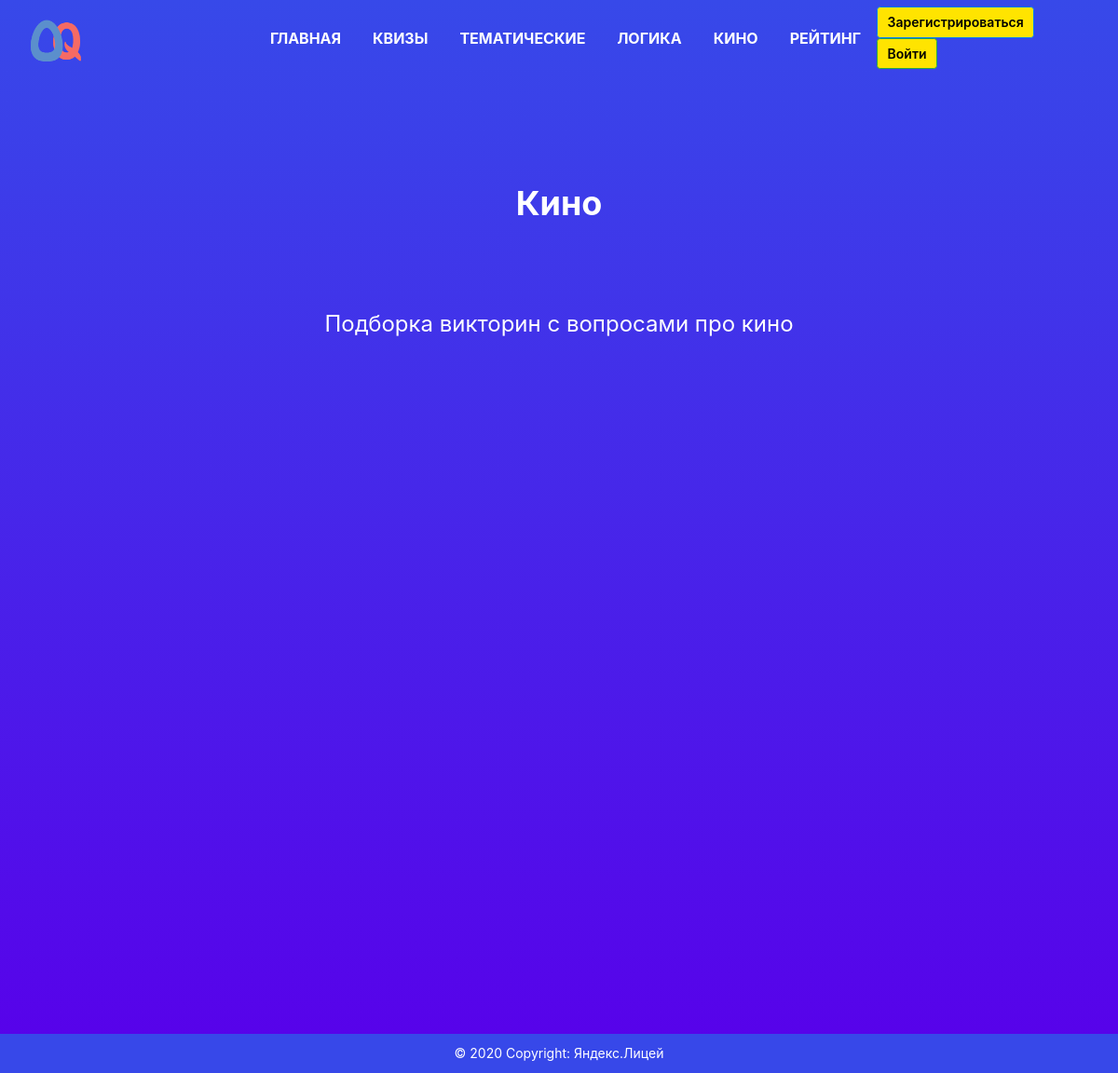
Before: /movie with the older database file.
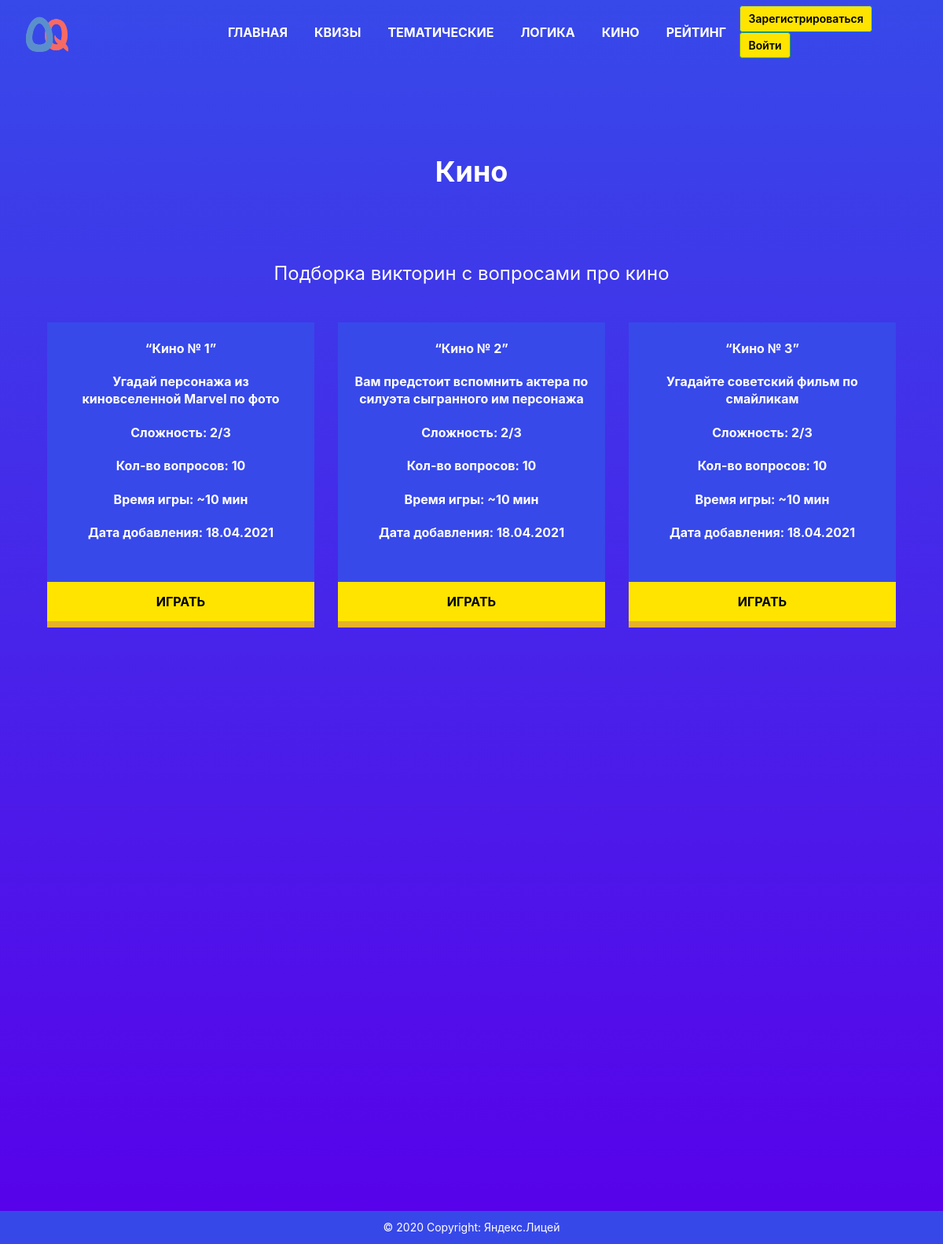
After: the same page with the newer database file.
### data/quizes.py (models this page shows)
class Quiz(SqlAlchemyBase):
    __tablename__ = 'quizes'
    id = sqlalchemy.Column(sqlalchemy.Integer,
                           primary_key=True, autoincrement=True)
    title = sqlalchemy.Column(sqlalchemy.String, nullable=True)
    questions = sqlalchemy.Column(sqlalchemy.String, nullable=True)
    description = sqlalchemy.Column(sqlalchemy.String, nullable=True)
    difficulty = sqlalchemy.Column(sqlalchemy.String, nullable=True)
    game_time = sqlalchemy.Column(sqlalchemy.String, nullable=True)
    created_date = sqlalchemy.Column(sqlalchemy.DateTime,
                                     default=datetime.datetime.now)

### main.py (the view)
@app.route("/movie")
def movie():
    quizzes_info = []
    db_sess = db_session.create_session()
    quizzes = db_sess.query(Quiz).filter(Quiz.title.like("%Кино%"))
    for quiz in quizzes:
        quizzes_info.append((quiz.id, quiz.title, quiz.description, quiz.difficulty,
                             len(quiz.questions.split("~")), quiz.game_time,
                             quiz.created_date.strftime("%d.%m.%Y")))
    return render_template('quizzes.html', quizzes=quizzes_info, title="Кино",
                           description="Подборка викторин с вопросами про кино")

### data/db_session.py (called while the page is built)
def create_session() -> Session:
    global __factory
    return __factory()

### templates/quizzes.html (shortened to what this page needs)
{% extends "base.html" %}
{% block content %}
	<div class="second_block__content quizzes__block">
		<div class="container">
			<div class="second_block__title quizzes__block__title">{{ title }}</div>
			<div class="quizzes__block__description">{{ description }}</div>
			<div class="second_block__quizes">
				<div class="row justify-content-center">
					{% for quiz in quizzes %}
					  	<div class="second_block__quiz__wrap quizzes__block__wrap">
					  	 	<div class="col-sm">
						    	<div class="second_block__quiz__content">
						    		<div class="alert">
		  								<ul class="second_block__quiz__info">
		  									<li class="second_block__quiz__info__item">
												{{ quiz[1] }}
		  									</li>
		  									<li class="second_block__quiz__info__item">
												{{ quiz[2] }}
		  									</li>
		  									<li class="second_block__quiz__info__item">
												Сложность: {{ quiz[3] }}
		  									</li>
		  									<li class="second_block__quiz__info__item">
												Кол-во вопросов: {{ quiz[4] }}
		  									</li>
		  									<li class="second_block__quiz__info__item">
												Время игры: {{ quiz[5] }}
		  									</li>
		  									<li class="second_block__quiz__info__item">
												Дата добавления: {{ quiz[6] }}
		  									</li>
		  								</ul>
									</div>
						    	</div>
					    	</div>
					    	<div class="second_block__quiz__btn">
		  						<a class="yellow__btn" href="/quiz/{{quiz[0]}}" role="button">Играть</a>
		  					</div>
					  	</div>
					{% endfor %}
				</div>
			</div>
		</div>
	</div>
{% endblock %}

### templates/base.html (shortened to what this page needs)
<!doctype html>
<html lang="en">
<head>
    <link rel="stylesheet"
          href="https://stackpath.bootstrapcdn.com/bootstrap/4.4.1/css/bootstrap.min.css"
>
    <link rel="stylesheet" type="text/css" href="/static/css/style.css"/>
</head>
<body>
  <div class="wrapper">
    <div class="header">
      <header>
        <nav class="navbar navbar-expand-lg navbar-light">
          <div class="container-fluid">
              <a class="navbar-brand" href="/">
                <img class="navbar__logo" src="../static/img/logo.png" width="64px" height="64px;">
              </a>
              {% if current_user.is_authenticated %}
                  <div class="collapse navbar-collapse" id="navbarNav">
              {% else %}
                  <div class="collapse navbar-collapse navbar__margin" id="navbarNav">
              {% endif %}
                <ul class="navbar-nav">
                  <li class="nav-item">
                    <a class="nav-link active" aria-current="page" href="/">ГЛАВНАЯ</a>
                  </li>
                  <li class="nav-item">
                    <a class="nav-link" href="/quizzes">КВИЗЫ</a>
                  </li>
                  <li class="nav-item">
                    <a class="nav-link" href="/thematic">ТЕМАТИЧЕСКИЕ</a>
                  </li>
                  <li class="nav-item">
                    <a class="nav-link" href="/logic">ЛОГИКА</a>
                  </li>
                  <li class="nav-item">
                    <a class="nav-link" href="/movie">КИНО</a>
                  </li>
                  <li class="nav-item">
                    <a class="nav-link" href="/rating">РЕЙТИНГ</a>
                  </li>
                </ul>
              </div>
              {% if current_user.is_authenticated %}
                  <div class="user_name__wrapper">
                    <a class="nav-link user_name" href="/profile/{{current_user.name}}">{{ current_user.name }}</a>
                  </div>
              {% else %}
                  <div class="form__btns">
                      <a class="btn btn-primary form__btn" href="/register">Зарегистрироваться</a>
                      <a class="btn btn-success form__btn" href="/login">Войти</a>
                  </div>
              {% endif %}
          </div>
        </nav>
      </header>
    </div>
    <div class="content">
      <main role="main">
        {% block content %}{% endblock %}
      </main>
    </div>
    <div class="footer">
      <footer class="text-center text-lg-start">
        <div class="text-center p-3">
          © 2020 Copyright:
          <a href="https://yandexlyceum.ru/">Яндекс.Лицей</a>
        </div>
      </footer>
    </div>
  </div>
</body>
</html>

### static/css/style.css (style rules this page uses)
* { padding: 0; margin: 0; border: 0; }
*,*:before,*:after { -moz-box-sizing: border-box; -webkit-box-sizing: border-box; box-sizing: border-box; }
nav,footer,header,aside { display: block; }
html,body { height: 100%; width: 100%; font-size: 100%; line-height: 1; font-size: 14px; -ms-text-size-adjust: 100%; -moz-text-size-adjust: 100%; -webkit-text-size-adjust: 100%; }
a, a:visited { text-decoration: none; }
ul li { list-style: none; }
img { vertical-align: top; }
body { position: relative; height: 100%; width: 100%; }
.wrapper { background: -webkit-gradient(linear,left top,left bottom,from(#3749e9),to(#5800ea)); display: flex; flex-direction: column; }
.container { max-width: 1170px; }
.content { margin-bottom: 100px; }
.navbar { width: 100%; position: fixed; z-index: 999; background: transparent; transition: background 500ms linear; }
.navbar-collapse { justify-content: center; }
.navbar-brand { width: 64px; height: 64px; }
.nav-item { padding: 0px 10px; font-size: 16px; font-weight: bold; }
.nav-item a { color: white !important; }
.p-3 { background-color: #3748e9; }
footer { color: #ffffff; }
footer a { color: #ffffff; }
.yellow__btn { font-style: normal; font-weight: 900; font-size: 16px; line-height: 20px; display: inline-block; align-items: center; text-transform: uppercase; color: #000000; background: #FFE400; box-shadow: 0px 8px 0px #e8b229; text-decoration: none; transition: all 0.5s ease; outline: none; border: none; position: relative; cursor: pointer; width: 150px; height: 50px; font-weight: bold; }
.second_block__content { text-align: center; margin-top: 100px; }
.second_block__title { color: #ffffff; font-size: 24px; font-weight: bold; margin-bottom: 50px; margin-top: 70px; }
.second_block__quiz__info__item { padding: 10px 0px; font-size: 16px; color: #fff; font-weight: bold; line-height: 12px; }
.second_block__quiz__info li { line-height: 1.4em; }
.second_block__quiz__btn a { width: 340px; height: 50px; padding: 15px 0px 15px 0px; }
.second_block__quiz__wrap { width: 370px; }
.second_block__quiz__content { background-color: #3749e9; height: 330px; }
.form__btn { background: #FFE400; color: black; font-weight: 600; margin-right: 5px; transition: all 500ms ease; }
.navbar__margin { margin-left: 166px; }
.quizzes__block { margin-bottom: 50%; }
.quizzes__block__wrap { margin-bottom: 50px; }
.quizzes__block__title { font-size: 36px; margin-top: 200px; margin-bottom: 100px; }
.quizzes__block__description { color: #ffffff; font-size: 24px; margin-bottom: 50px; }

Changed rows visible on the page:
added Quiz: title "“Кино № 1”", description "Угадай персонажа из киновселенной Marvel по фото", difficulty "2/3", quiz "10", game_time "~10 мин", created_date "18.04.2021"
added Quiz: title "“Кино № 2”", description "Вам предстоит вспомнить актера по силуэта сыгранного им персонажа", difficulty "2/3", quiz "10", game_time "~10 мин", created_date "18.04.2021"
added Quiz: title "“Кино № 3”", description "Угадайте советский фильм по смайликам", difficulty "2/3", quiz "10", game_time "~10 мин", created_date "18.04.2021"
